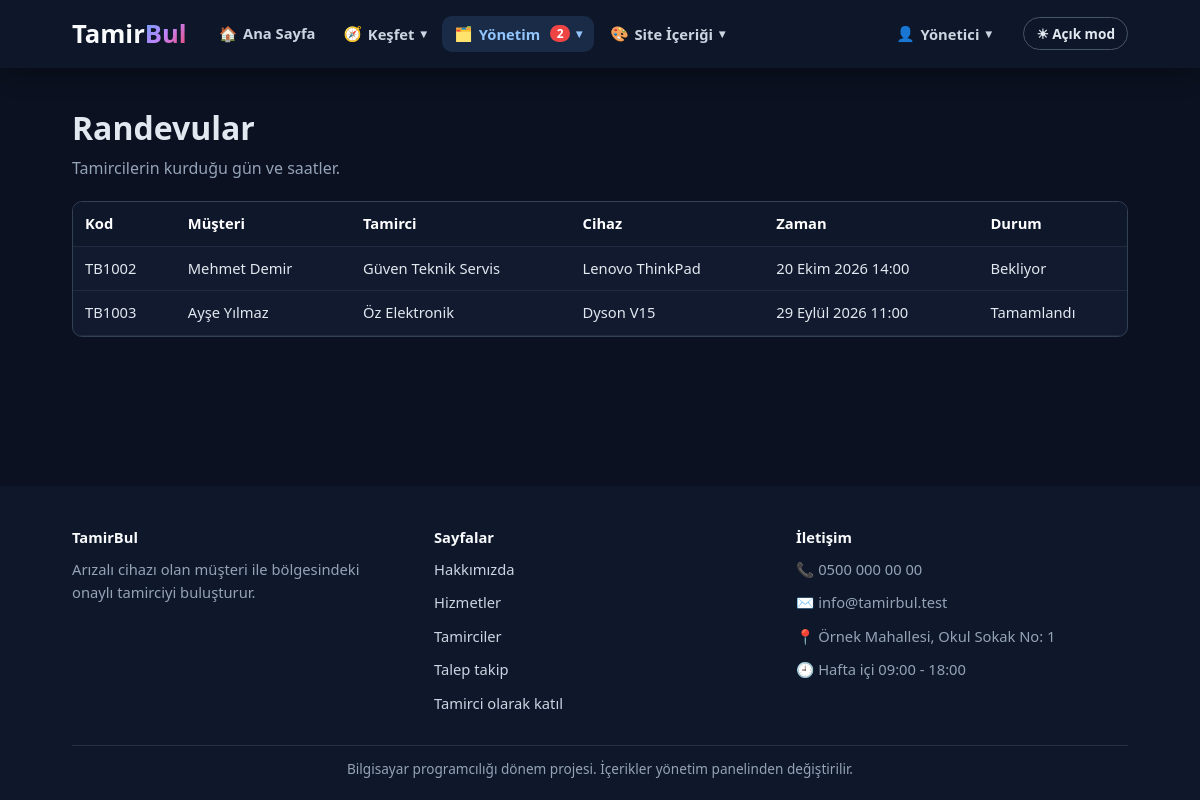
Screenshot of /admin/randevular.php (signed in) with the database file from the repository.
### tables this page shows
CREATE TABLE site_ayarlari (
    id INT AUTO_INCREMENT PRIMARY KEY,  
    anahtar VARCHAR(50) NOT NULL UNIQUE,  
    deger TEXT NOT NULL,  
    etiket VARCHAR(100) NOT NULL DEFAULT ''  
);

CREATE TABLE randevular (
    id INT AUTO_INCREMENT PRIMARY KEY,  
    talep_id INT NOT NULL,  
    tamirci_id INT NOT NULL,  
    randevu_tarihi DATE NOT NULL,  
    randevu_saati VARCHAR(10) NOT NULL,  
    durum VARCHAR(30) NOT NULL,  
    not_metni TEXT NOT NULL  
);

CREATE TABLE talepler (
    id INT AUTO_INCREMENT PRIMARY KEY,  
    musteri_id INT NOT NULL,  
    hizmet_id INT NULL,  
    tamirci_id INT NULL,  
    kategori_id INT NOT NULL,  
    cihaz_turu VARCHAR(80) NOT NULL,  
    marka VARCHAR(50) NOT NULL,  
    model VARCHAR(50) NOT NULL,  
    ariza TEXT NOT NULL,  
    resim VARCHAR(255) NOT NULL DEFAULT '',  
    sehir VARCHAR(50) NOT NULL,  
    ilce VARCHAR(50) NOT NULL,  
    durum VARCHAR(30) NOT NULL,  
    takip_kodu VARCHAR(20) NOT NULL,  
    puan TINYINT NOT NULL DEFAULT 0,  
    olusturma_tarihi DATETIME NOT NULL  
);

CREATE TABLE kullanicilar (
    id INT AUTO_INCREMENT PRIMARY KEY,  
    ad VARCHAR(50) NOT NULL,  
    soyad VARCHAR(50) NOT NULL,  
    eposta VARCHAR(100) NOT NULL UNIQUE,  
    sifre VARCHAR(255) NOT NULL,  
    telefon VARCHAR(20) NOT NULL,  
    rol VARCHAR(20) NOT NULL,  
    isletme_adi VARCHAR(100) NOT NULL DEFAULT '',  
    sehir VARCHAR(50) NOT NULL,  
    ilce VARCHAR(50) NOT NULL DEFAULT '',  
    adres TEXT NOT NULL,  
    hakkinda TEXT NOT NULL,  
    onayli TINYINT NOT NULL DEFAULT 0,  
    kayit_tarihi DATETIME NOT NULL  
);

### ortak/hazirla.php (called while the page is built, shortened)
<?php
if (is_dir("ortak")) {
    $kok = "";
} else {
    $kok = "../";
}
include __DIR__ . "/baglanti.php";
include __DIR__ . "/guvenlik.php";
include __DIR__ . "/yazi-stili.php";

### ortak/baglanti.php (called while the page is built, shortened)
<?php
$baglanti = mysqli_connect("127.0.0.1", "root", "", "tamirbul");
$veritabani_hazir = ($baglanti != false);
if ($veritabani_hazir) {
    mysqli_set_charset($baglanti, "utf8mb4");
}
function sorgula($sorgu) {
    global $baglanti;
    return mysqli_query($baglanti, $sorgu);
}
function satirlar($sorgu) {
    $liste = array();
    $sonuc = sorgula($sorgu);
    while ($sonuc && $satir = mysqli_fetch_assoc($sonuc)) {
        $liste[] = $satir;
    }
    return $liste;
}
function tek_satir($sorgu) {
    $liste = satirlar($sorgu);
    if (count($liste) == 0) {
        return null;
    }
    return $liste[0];
}
function sayi_getir($sorgu) {
    $satir = tek_satir($sorgu);
    return (int) reset($satir);
}
function temizle($yazi) {
    global $baglanti;
    return mysqli_real_escape_string($baglanti, $yazi);
}
function ayar_getir($anahtar, $yoksa_bu) {
    $satir = tek_satir("SELECT deger FROM site_ayarlari WHERE anahtar = '" . temizle($anahtar) . "'");
    return $satir["deger"];
}

### ortak/yazi-stili.php (called while the page is built, shortened)
<?php
function yazi_stili_oku($anahtar) {
    global $yazi_stil_secenekleri;
    $satir = tek_satir("SELECT * FROM yazi_stilleri WHERE anahtar = '" . temizle($anahtar) . "'");
    $secimler = array();
    foreach ($yazi_stil_secenekleri as $sutun => $bilgi) {
        $secimler[$sutun] = "";
    }
    return $secimler;
}
function yazi_stili($anahtar) {
    $secimler = yazi_stili_oku($anahtar);
    $css = "";
    if ($css == "") {
        return "";
    }
    return ' style="' . trim($css) . '"';
}

### ortak/guvenlik.php (called while the page is built, shortened)
<?php
function temiz_yaz($metin) {
    return htmlspecialchars($metin, ENT_QUOTES, "UTF-8");
}
function tarih_yaz($tarih) {
    $zaman = strtotime($tarih);
    $aylar = array("", "Ocak", "Şubat", "Mart", "Nisan", "Mayıs", "Haziran", "Temmuz", "Ağustos", "Eylül", "Ekim", "Kasım", "Aralık");
    return date("d", $zaman) . " " . $aylar[(int) date("n", $zaman)] . " " . date("Y", $zaman);
}
function randevu_durum_adi($durum) {
    $adlar = array("bekliyor" => "Bekliyor", "tamamlandi" => "Tamamlandı", "iptal" => "İptal");
    if (isset($adlar[$durum])) {
        return $adlar[$durum];
    }
    return $durum;
}

### admin/randevular.php (the view, shortened to what this page needs)
<?php
include "../ortak/hazirla.php";
$randevular = satirlar("SELECT randevular.*, talepler.takip_kodu, talepler.marka, talepler.model, musteriler.ad AS musteri_ad, musteriler.soyad AS musteri_soyad, tamirciler.isletme_adi FROM randevular INNER JOIN talepler ON talepler.id = randevular.talep_id INNER JOIN kullanicilar AS musteriler ON musteriler.id = talepler.musteri_id INNER JOIN kullanicilar AS tamirciler ON tamirciler.id = randevular.tamirci_id ORDER BY randevular.randevu_tarihi DESC");
include "../ortak/baslik.php";
?>
<section class="sayfa">
    <div class="kapsayici">
        <h1>Randevular</h1>
        <p class="giris-metni">Tamircilerin kurduğu gün ve saatler.</p>
        <div class="tablo-kutu">
            <table>
                <tr><th>Kod</th><th>Müşteri</th><th>Tamirci</th><th>Cihaz</th><th>Zaman</th><th>Durum</th></tr>
                <?php foreach ($randevular as $randevu) { ?>
                    <tr>
                        <td><?php echo temiz_yaz($randevu["takip_kodu"]); ?></td>
                        <td><?php echo temiz_yaz($randevu["musteri_ad"] . " " . $randevu["musteri_soyad"]); ?></td>
                        <td><?php echo temiz_yaz($randevu["isletme_adi"]); ?></td>
                        <td><?php echo temiz_yaz($randevu["marka"] . " " . $randevu["model"]); ?></td>
                        <td><?php echo tarih_yaz($randevu["randevu_tarihi"]) . " " . temiz_yaz($randevu["randevu_saati"]); ?></td>
                        <td><?php echo randevu_durum_adi($randevu["durum"]); ?></td>
                    </tr>
                <?php } ?>
            </table>
        </div>
    </div>
</section>
<?php
include "../ortak/altlik.php";
?>

### ortak/baslik.php (shortened to what this page needs)
<?php
$site_adi = ayar_getir("site_adi", "TamirBul");
$logo_on = mb_substr($site_adi, 0, 5, "UTF-8");
$logo_arka = mb_substr($site_adi, 5, null, "UTF-8");
$tema = "koyu";
$tema_dugme_yazisi = "☀ Açık mod";
$acik_sayfa = basename($_SERVER["PHP_SELF"]);
if ($kok != "") {
    $acik_sayfa = basename(dirname($_SERVER["PHP_SELF"])) . "/" . $acik_sayfa;
}
function menu_linki($adres, $ikon, $yazi, $aciklama, $sayi) {
    return array("adres" => $adres, "ikon" => $ikon, "yazi" => $yazi, "aciklama" => $aciklama, "sayi" => $sayi);
}
$rol = "ziyaretci";
if (giris_yapildi_mi()) {
    $rol = $_SESSION["rol"];
}
$kisi_basligi = "Hesap";
if (giris_yapildi_mi()) {
    $kisi_basligi = $_SESSION["ad"];
}
$menu_gruplari = array();
$menu_gruplari[] = array("baslik" => "Keşfet", "ikon" => "🧭", "sag" => false, "linkler" => array(
    menu_linki("hizmetler.php", "🛠️", "Hizmetler", "Tamir çeşitleri ve başlangıç fiyatları", 0),
    menu_linki("tamirciler.php", "👷", "Tamirciler", "Onaylı tamirciler ve puanları", 0),
    menu_linki("hakkimizda.php", "💡", "Hakkımızda", "TamirBul nedir, nasıl çalışır?", 0),
    menu_linki("iletisim.php", "✉️", "İletişim", "Bize yazın, sorunuzu sorun", 0)
));
if ($rol == "admin") {
    $menu_bekleyen_usta = sayi_getir("SELECT COUNT(*) FROM kullanicilar WHERE rol = 'tamirci' AND onayli = 0");
    $menu_okunmamis_mesaj = sayi_getir("SELECT COUNT(*) FROM mesajlar WHERE okundu = 0");
    $menu_gruplari[] = array("baslik" => "Yönetim", "ikon" => "🗂️", "sag" => false, "linkler" => array(
        menu_linki("admin/panel.php", "📊", "Özet", "Her şey tek ekranda", 0),
        menu_linki("admin/kullanicilar.php", "👥", "Kullanıcılar", "Üyeler ve tamirci onayı", $menu_bekleyen_usta),
        menu_linki("admin/talepler.php", "📋", "Talepler", "Bütün talepler ve durumları", 0),
        menu_linki("admin/randevular.php", "📅", "Randevular", "Kurulan randevular", 0),
        menu_linki("admin/mesajlar.php", "✉️", "Mesajlar", "İletişim formundan gelenler", $menu_okunmamis_mesaj),
        menu_linki("admin/kayitlar.php", "📜", "İşlem kayıtları", "Kim, ne zaman, ne yaptı (log)", 0)
    ));
    $menu_gruplari[] = array("baslik" => "Site İçeriği", "ikon" => "🎨", "sag" => false, "linkler" => array(
        menu_linki("admin/ayarlar.php", "✏️", "Site yazıları", "Yazılar ve yazı stilleri", 0),
        menu_linki("admin/slaytlar.php", "🖼️", "Ana sayfa resimleri", "Üstte değişen resimler", 0),
        menu_linki("admin/adimlar.php", "🔢", "Nasıl çalışır", "Adım kartları", 0),
        menu_linki("admin/kategoriler.php", "🗃️", "Kategoriler", "Ana kategoriler", 0),
        menu_linki("admin/cihaz-turleri.php", "📱", "Cihaz türleri", "Formdaki cihaz listesi", 0),
        menu_linki("admin/hizmetler.php", "🛠️", "Hizmetler", "Tamir çeşitleri ve fiyatlar", 0),
        menu_linki("admin/konumlar.php", "📍", "İl / İlçe", "Konum listesi", 0),
        menu_linki("admin/sayfa-icerik.php", "📄", "Sayfa yazıları", "Hakkımızda gibi uzun yazılar", 0)
    ));
    $menu_gruplari[] = array("baslik" => $kisi_basligi, "ikon" => "👤", "sag" => true, "linkler" => array(
        menu_linki("cikis.php", "🚪", "Çıkış Yap", "", 0)
    ));
}
foreach ($menu_gruplari as $sira => $grup) {
    $toplam_sayi = 0;
    $grupta_mi = false;
    foreach ($grup["linkler"] as $link) {
        $toplam_sayi = $toplam_sayi + $link["sayi"];
        if ($link["adres"] == $acik_sayfa) {
            $grupta_mi = true;
        }
    }
    $menu_gruplari[$sira]["toplam_sayi"] = $toplam_sayi;
    $menu_gruplari[$sira]["aktif"] = $grupta_mi;
}
?>
<!DOCTYPE html>
<html lang="tr" class="<?php echo $tema; ?>">
<head>
    <link rel="stylesheet" href="<?php echo $kok; ?>css/stil.css">
</head>
<body>
    <header class="navbar">
        <div class="container navbar-container">
            <a class="logo" href="<?php echo $kok; ?>index.php">
                <h1<?php echo yazi_stili("site_adi"); ?>><?php echo temiz_yaz($logo_on); ?><span><?php echo temiz_yaz($logo_arka); ?></span></h1>
            </a>
            <button type="button" id="tema-dugmesi" class="tema-dugmesi"><?php echo $tema_dugme_yazisi; ?></button>
            <nav id="menu" class="menu">
                <a class="menu-linki <?php if ($acik_sayfa == "index.php") { echo "aktif"; } ?>" href="<?php echo $kok; ?>index.php"><span class="ikon">🏠</span> Ana Sayfa</a>
                <?php foreach ($menu_gruplari as $grup) { ?>
                    <div class="acilir <?php if ($grup["sag"]) { echo "sag"; } ?> <?php if ($grup["aktif"]) { echo "aktif"; } ?>">
                        <button type="button" class="acilir-dugme" aria-expanded="false">
                            <span class="ikon"><?php echo $grup["ikon"]; ?></span>
                            <?php echo temiz_yaz($grup["baslik"]); ?>
                            <?php if ($grup["toplam_sayi"] > 0) { ?>
                                <span class="menu-sayisi"><?php echo $grup["toplam_sayi"]; ?></span>
                            <?php } ?>
                            <span class="acilir-ok">▾</span>
                        </button>
                    </div>
                <?php } ?>
            </nav>
        </div>
    </header>
    <main>

### ortak/altlik.php (shortened to what this page needs)
<?php
$alt_site_adi = ayar_getir("site_adi", "TamirBul");
$alt_aciklama = ayar_getir("altlik_aciklama", "");
$alt_telefon = ayar_getir("telefon", "");
$alt_eposta = ayar_getir("eposta", "");
$alt_adres = ayar_getir("adres", "");
$alt_saat = ayar_getir("calisma_saatleri", "");
$alt_not = ayar_getir("altlik_not", "");
?>
    </main>
    <footer class="footer">
        <div class="container footer-container">
            <div>
                <strong<?php echo yazi_stili("site_adi"); ?>><?php echo temiz_yaz($alt_site_adi); ?></strong>
                <p<?php echo yazi_stili("altlik_aciklama"); ?>><?php echo temiz_yaz($alt_aciklama); ?></p>
            </div>
            <div>
                <strong>Sayfalar</strong>
                <p><a href="<?php echo $kok; ?>hakkimizda.php">Hakkımızda</a></p>
                <p><a href="<?php echo $kok; ?>hizmetler.php">Hizmetler</a></p>
                <p><a href="<?php echo $kok; ?>tamirciler.php">Tamirciler</a></p>
                <p><a href="<?php echo $kok; ?>talep-takip.php">Talep takip</a></p>
                <p><a href="<?php echo $kok; ?>tamirci-kayit.php">Tamirci olarak katıl</a></p>
            </div>
            <div>
                <strong>İletişim</strong>
                <p><span class="ikon ikon-salla">📞</span> <span<?php echo yazi_stili("telefon"); ?>><?php echo temiz_yaz($alt_telefon); ?></span></p>
                <p><span class="ikon">✉️</span> <span<?php echo yazi_stili("eposta"); ?>><?php echo temiz_yaz($alt_eposta); ?></span></p>
                <p><span class="ikon ikon-zipla">📍</span> <span<?php echo yazi_stili("adres"); ?>><?php echo temiz_yaz($alt_adres); ?></span></p>
                <p><span class="ikon ikon-don">🕘</span> <span<?php echo yazi_stili("calisma_saatleri"); ?>><?php echo temiz_yaz($alt_saat); ?></span></p>
            </div>
        </div>
        <div class="container alt-not">
            <p<?php echo yazi_stili("altlik_not"); ?>><?php echo temiz_yaz($alt_not); ?></p>
        </div>
    </footer>
</body>
</html>

### rows the page displays
site_ayarlari: deger "Tamir", deger "Bul", deger "TamirBul"
randevular: talepler.takip_kodu "TB1002", kullanicilar.ad+soyad "Mehmet Demir", kullanicilar.isletme_adi "Güven Teknik Servis", talepler.marka+model "Lenovo ThinkPad", randevu_tarihi "20 Ekim 2026", randevu_saati "14:00", durum "Bekliyor"
randevular: talepler.takip_kodu "TB1003", kullanicilar.ad+soyad "Ayşe Yılmaz", kullanicilar.isletme_adi "Öz Elektronik", talepler.marka+model "Dyson V15", randevu_tarihi "29 Eylül 2026", randevu_saati "11:00", durum "Tamamlandı"
site_ayarlari: deger "Arızalı cihazı olan müşteri ile bölgesindeki onaylı tamirciyi buluşturur."
site_ayarlari: deger "0500 000 00 00"
site_ayarlari: deger "info@tamirbul.test"
site_ayarlari: deger "Örnek Mahallesi, Okul Sokak No: 1"
site_ayarlari: deger "Hafta içi 09:00 - 18:00"
site_ayarlari: deger "Bilgisayar programcılığı dönem projesi. İçerikler yönetim panelinden değiştirilir."

### other values shown
$tema_dugme_yazisi "☀ Açık mod"
$grup["ikon"] "🧭"
temiz_yaz($grup["baslik"]) "Keşfet"
$grup["ikon"] "🗂️"
temiz_yaz($grup["baslik"]) "Yönetim"
$grup["toplam_sayi"] "2"
$grup["ikon"] "🎨"
temiz_yaz($grup["baslik"]) "Site İçeriği"
$grup["ikon"] "👤"
temiz_yaz($grup["baslik"]) "Yönetici"
